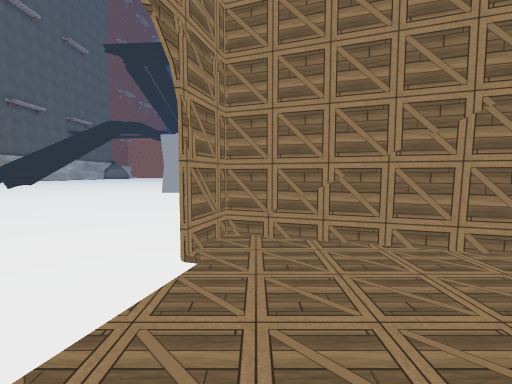
View 1 (above)

24 first-person views from a walk through a scene from a Unity 3-D project. The camera is 1.2 m above the floor, tilts 4° down and sees 90° across. The floor is counted in squares, 2 m on a side. Each view is taken from the middle of a square. On the plan, view 1 faces up. The plan holds only what a view shows up to about 9 squares ahead; the rest is blank. The place goes on beyond the plan. The player character is not drawn. Some surface patterns are stand-ins.

View 2
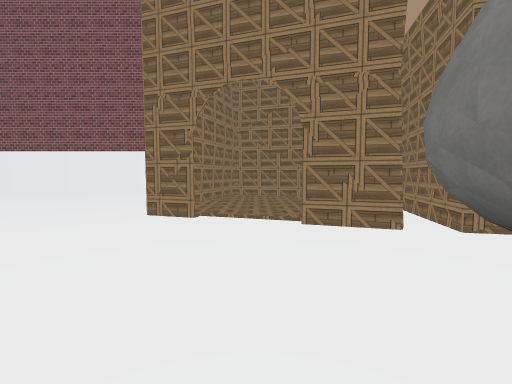

View 3
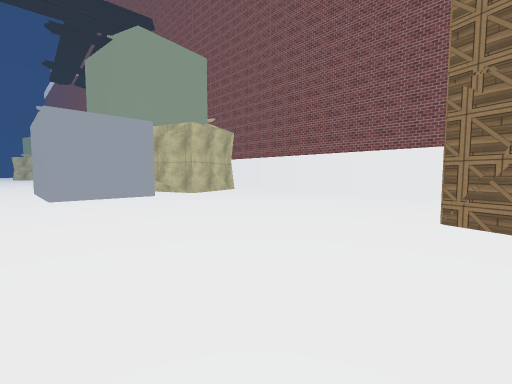

View 4
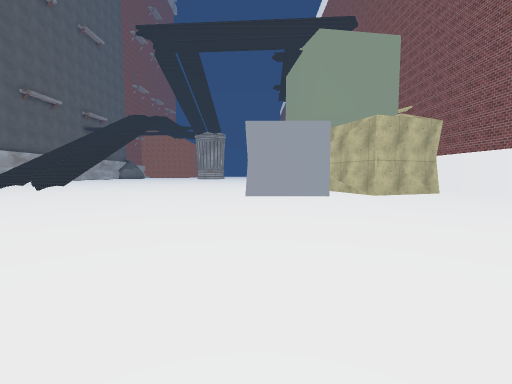

View 5
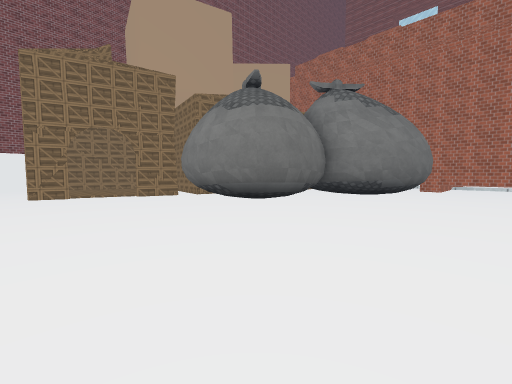

View 6
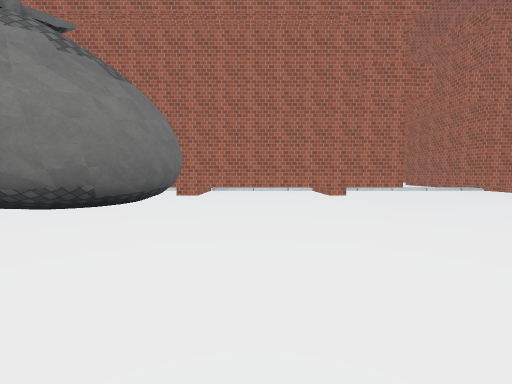

View 7
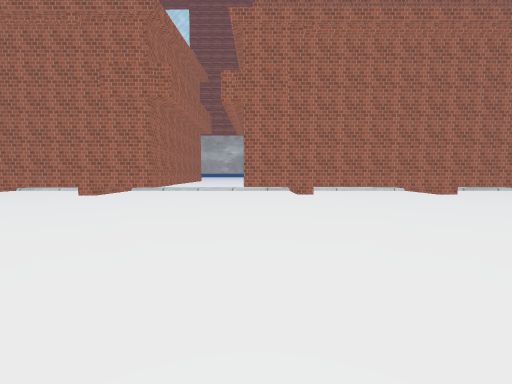

View 8
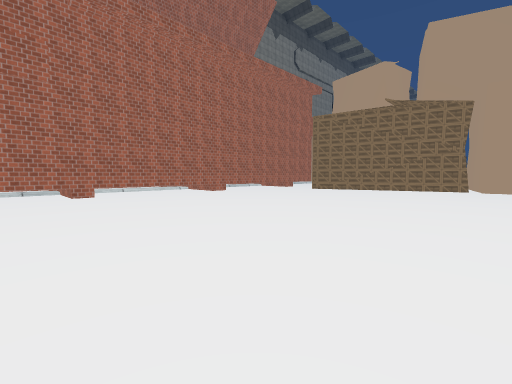

View 9
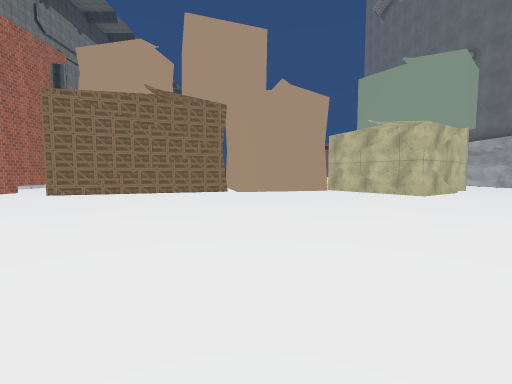

View 10
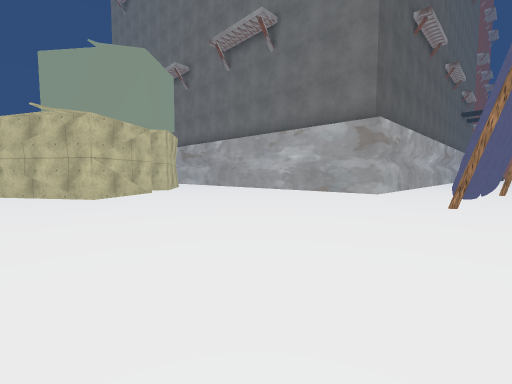

View 11
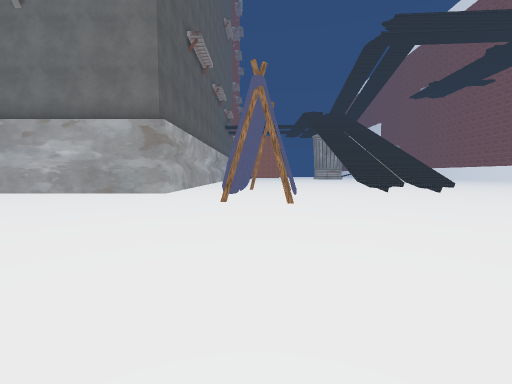

View 12
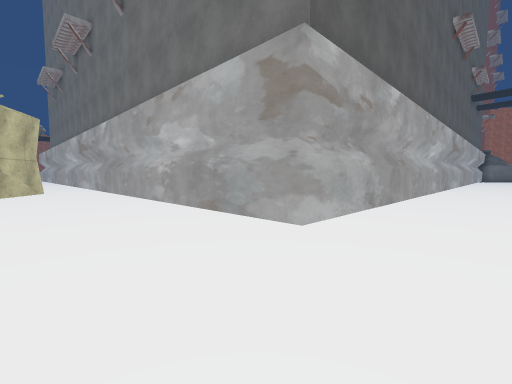

View 13
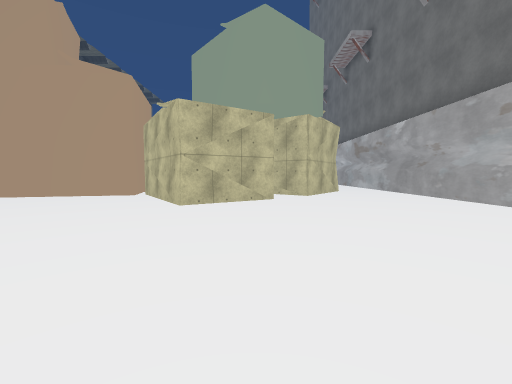

View 14
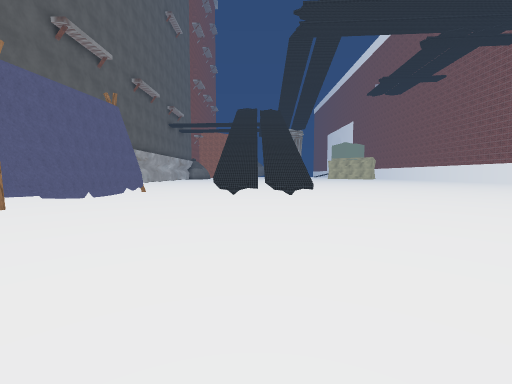

View 15
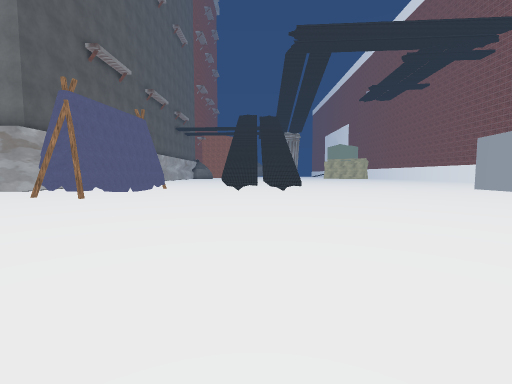

View 16
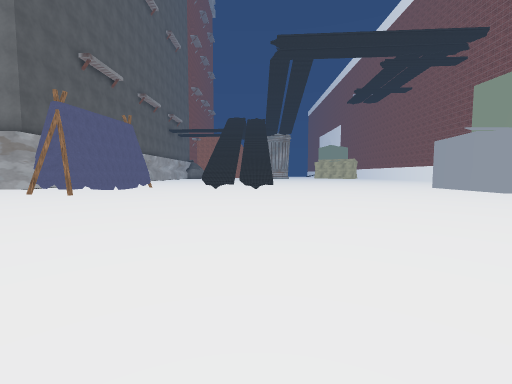

View 17
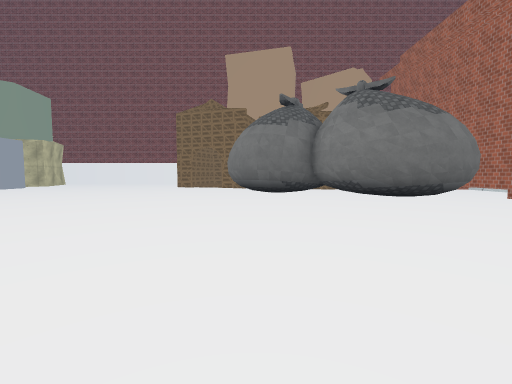

View 18
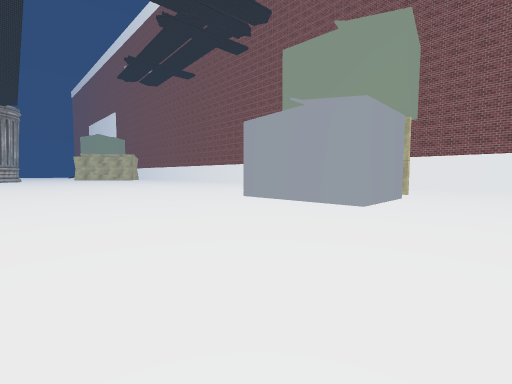

View 19
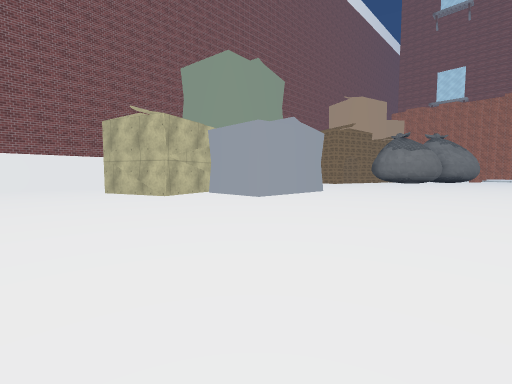

View 20
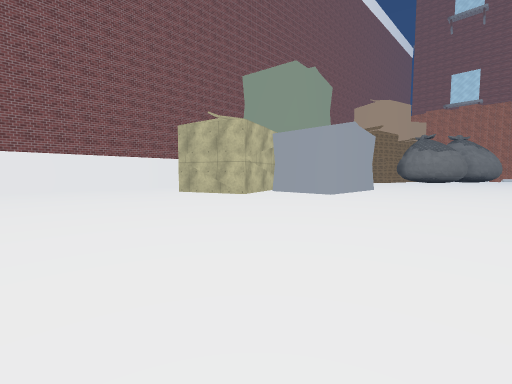

View 21
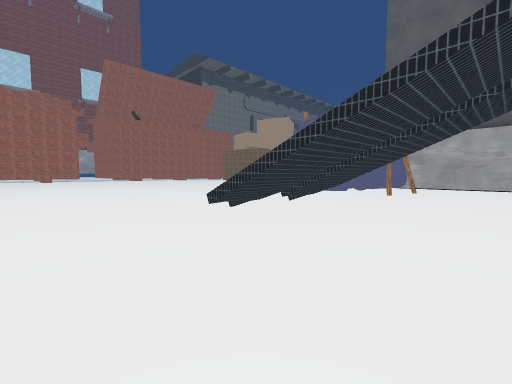

View 22
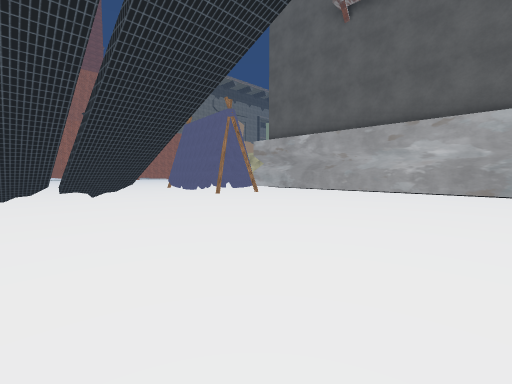

View 23
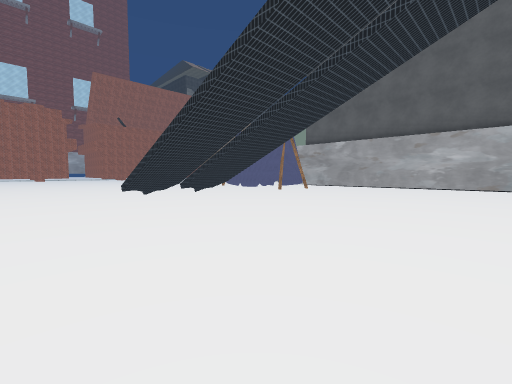

View 24
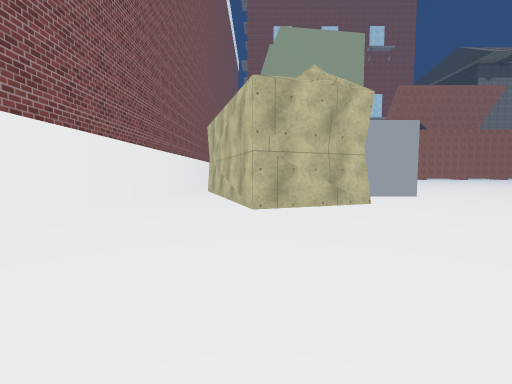

### Floor plan
Points are (right, up) in squares from view 1. A wall is a line through its corners. A room is listed if a view was taken in it or the views show most of it. See-through windows are left out.
Room 1 (view 1)
walls: (2.2, -0.1) (2.7, 1.5) (-0.3, 2.5); (-1.5, -1.2) (0.6, -1.6)
ways out: opening at (0, 1) to room 2
Room 2 (views 2, 3, 4, 5, 6, 7, 8, 9, 10, 11, 12, 13, 14, 15, 16, 17, 18, 19, 20, 21, 22, 23, 24)
walls: (-16, 9) (-16.3, 8.2); (-17.5, 9.5) (-17.5, 8.5); (-15.8, 12.5) (-16.2, 8.5); (-17.1, 12.5) (-17.6, 8.8); (-4.3, -0.4) (-3.8, -0.1) (-3.2, -0.1); (-4, -0.2) (-3.3, 0) (-2.7, -0.1); (-2.9, -0.1) (-2.3, -0.2); (-2.6, -0.2) (-1.9, -0.4); (-4.7, -2.6) (-4.9, -2); (-6.4, -4.1) (-6.1, -3.4) (-5.4, -2.9) (-4.7, -2.6) (-4.9, -2.3) (-5, -1.6); (-2.1, -0.3) (-1.7, -0.6); (-6.5, -4.4) (-6.3, -3.8) (-5.8, -3.1) (-5.1, -2.8); (-0.6, 1.8) (-0.3, 2.6); (-1.3, -0.6) (-1, 0.5); (-6.5, -5.4) (-6.5, -4.7); (-6.4, -5.6) (-6.5, -5); (-0.8, 12.6) (-1.3, 13.9) (1, 14.7) (2.7, 9.9) (0.3, 9.1) (-0.3, 11); (-6.3, -5.9) (-6.5, -5.2) (-6.4, -4.3); (-25.2, 6.4) (-23.9, 4.6) (-26.6, 2.6); (-6, -6.1) (-6.3, -5.7); (-12.1, -9.1) (-12.1, -7.1) (-4.4, -7.1); (-19.6, 19.2) (-19.6, 10.3) (-28.5, 10.3); (-25.8, -1) (-24.1, -5.9); (3.7, 2.2) (3.7, 19); (-28.1, 9) (-26, 7.4) (-26.8, 6.5); (-22.6, -7.5) (-14.7, -7.5) (-14.7, -9.1); (-26.1, -7.5) (-24.5, -7.5)
low walls: (-13.1, 11.7) (-13.3, 12.2)
ways out: opening at (0, 1) to room 1; opening at (-29, 9.5)
objects: other object (-28, -1) to (-26, 2); other object (-3, 9) to (-1, 12)

Positions as (right, up) in squares from view 1, and headings:
1: (0, 0), facing up
2: (-4, 1), facing right
3: (-4, 2), facing up-right
4: (-3, 2), facing up
5: (-8, 3), facing down-right
6: (-8, 0), facing down
7: (-15, 0), facing down
8: (-15, 0), facing down-left
9: (-17, 0), facing left
10: (-17, 3), facing up-left
11: (-17, 3), facing up
12: (-18, 8), facing up-left
13: (-19, 6), facing left
14: (-12, 4), facing up
15: (-12, 2), facing up
16: (-11, 1), facing up
17: (-12, -1), facing right
18: (-8, 7), facing up-right
19: (-8, 17), facing down-right
20: (-7, 19), facing down-right
21: (-8, 15), facing down-left
22: (-11, 19), facing down-left
23: (-8, 19), facing down-left
24: (1, 19), facing down
